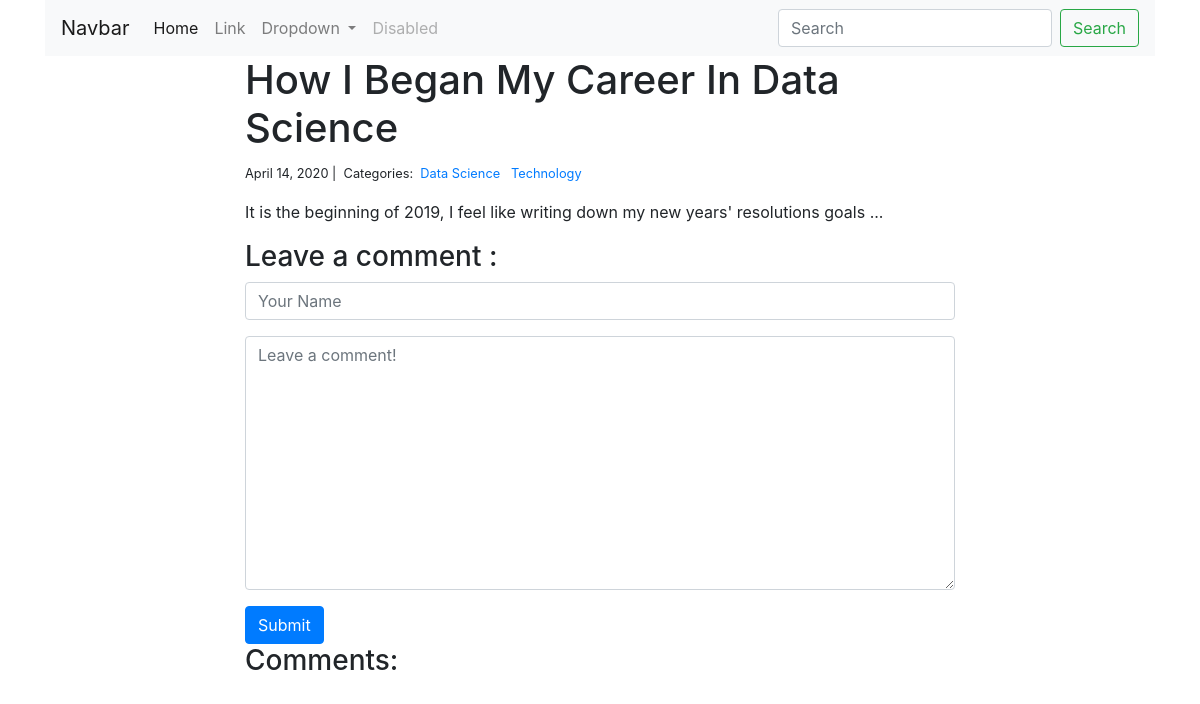
Page /blog/1/ on the committed database.
### blog/models.py (models this page shows, shortened)
class Post(models.Model):
    title=models.CharField(max_length=200)
    body=models.TextField()
    created_on=models.DateTimeField(auto_now_add=True)
    last_modified=models.DateTimeField(auto_now_add=True)
    categories=models.ManyToManyField('Category',related_name='posts')

class Category(models.Model):
    name=models.CharField(max_length=20)

### blog/views.py (the view, shortened to what this page needs)
# urls.py: path('<int:pk>/',views.blog_detail,name='blog_detail'),
def blog_detail(request,pk):
    post=Post.objects.get(pk=pk)
    form=CommentForm()
    comments=Comment.objects.filter(post=post)
    context={
    "post":post,
    "comments":comments,
    'form':form,
    }
    return render(request,'blog/detail.html',context)

### blog/forms.py
class CommentForm(forms.Form):
    author=forms.CharField(
    max_length=20,
    widget=forms.TextInput(attrs={
    'class':'form-control',
    'placeholder':'Your Name'
    })
    )
    body=forms.CharField(widget=forms.Textarea(
    attrs={
    'class':'form-control',
    'placeholder':'Leave a comment!'
    }
    ))

### blog/templates/blog/detail.html (shortened to what this page needs)
{% extends 'base.html' %}
{% block content %}
<div class="col-md-8 offset-md-2">
  <h1>{{post.title}}</h1>
  <small>
    {{ post.created_on.date}} |&nbsp;
    Categories:&nbsp;
    {% for category in post.categories.all %}
    <a href="{% url 'blog_category' category.name %}">
      {{category.name}}
    </a>&nbsp;
    {% endfor %}
  </small>
  <p>{{post.body | linebreaks }}</p>
  <h3>Leave a comment :</h3>
  <form class="" action="/blog/{{ post.pk}}/" method="post">
    <div class="form-group">
      {{form.author}}
    </div>
    <div class="form-group">
      {{form.body}}
    </div>
    <button type="submit" class="btn btn-primary">Submit</button>
  </form>
  <h3>Comments:</h3>
</div>
{% endblock %}

### rows in the picture
Post: title "How I Began My Career In Data Science", created_on "April 14, 2020", body "It is the beginning of 2019, I feel like writing down my new years' resolutions goals ..."
Category: name "Data Science"
Category: name "Technology"
